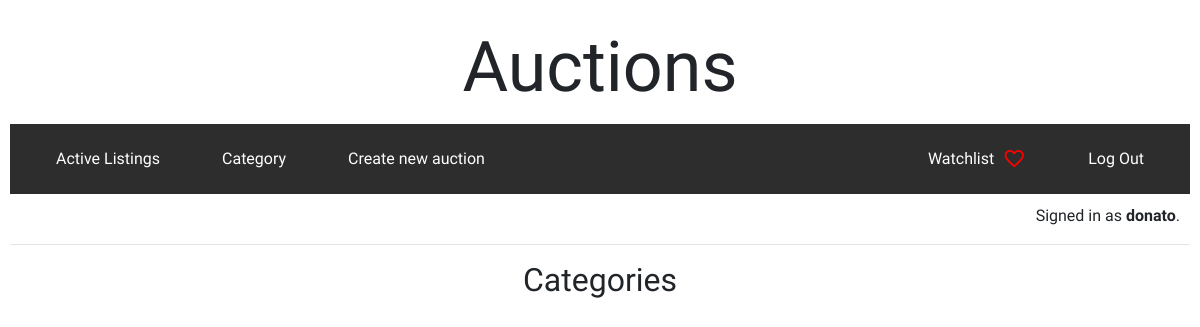
Page /category (signed in) on the earlier database version.
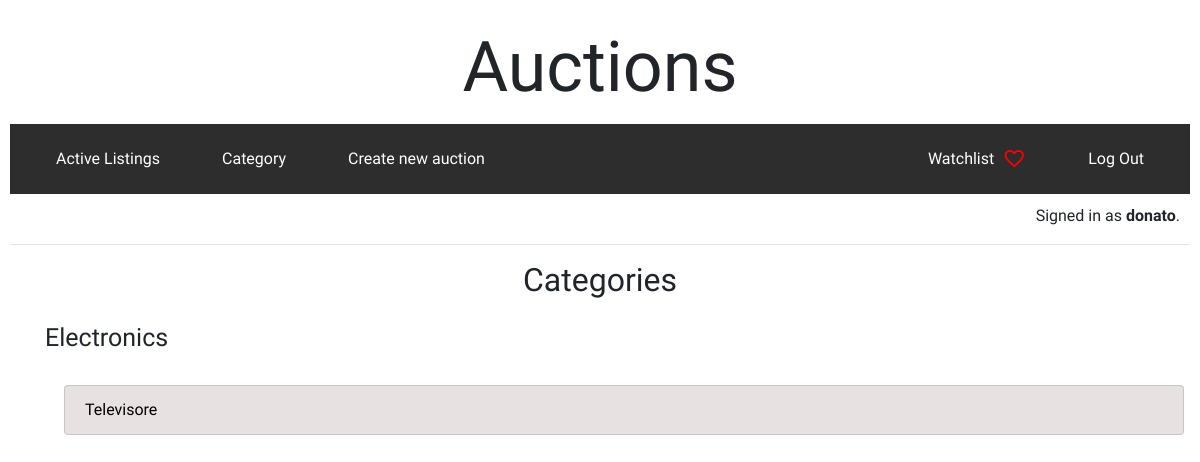
Same page on the later database version.
### auctions/models.py (models this page shows, shortened)
class Auction(models.Model):
    title = models.CharField(max_length=64)
    description = models.TextField(max_length=200, blank=True)
    owner = models.ForeignKey(User, on_delete=models.CASCADE)
    start_bid = models.DecimalField(max_digits=8, decimal_places=2, default=0.00)
    active = models.BooleanField(default=True)
    image = models.ImageField(upload_to='auctions_images/', blank=True)
    category = models.CharField(max_length=64, blank=True)
    date = models.DateField()

### auctions/views.py (the view)
# urls.py: path("category", views.category, name="category")
def category(request):
    auctions = Auction.objects.filter(active=True)
    categories = {}
    for auction in auctions:
        if auction.category:
            if auction.category not in categories:
                categories[auction.category] = []
            categories[auction.category].append(auction)
    return render(request, "auctions/category.html", {
        "categories": categories
    })

### auctions/templates/auctions/category.html (shortened to what this page needs)
{% extends 'auctions/layout.html' %}
{% block body %}
<div class="container-fluid">
<h2 class="text-center">Categories</h2>
    <ul class="list-group">
    {% for category, auctions in categories.items %}
        <li class="list-group-item border border-0" style="font-size: 25px;">{{ category }}</li>
        <div class="container-fluid">
            <ul class="list-group d-flex flex-column">
            {% for auction in auctions %}
                <li class="list-group-item list-group-item-action mt-3 ml-4"><a href="{% url 'detail' auction.id %}">{{ auction.title }}</a></li>
            {% endfor %}
            </ul>
        </div>
    {% endfor %}
    </ul>
</div>
{% endblock %}

Differences in the rows shown:
added Auction: category "Electronics", title "Televisore"
